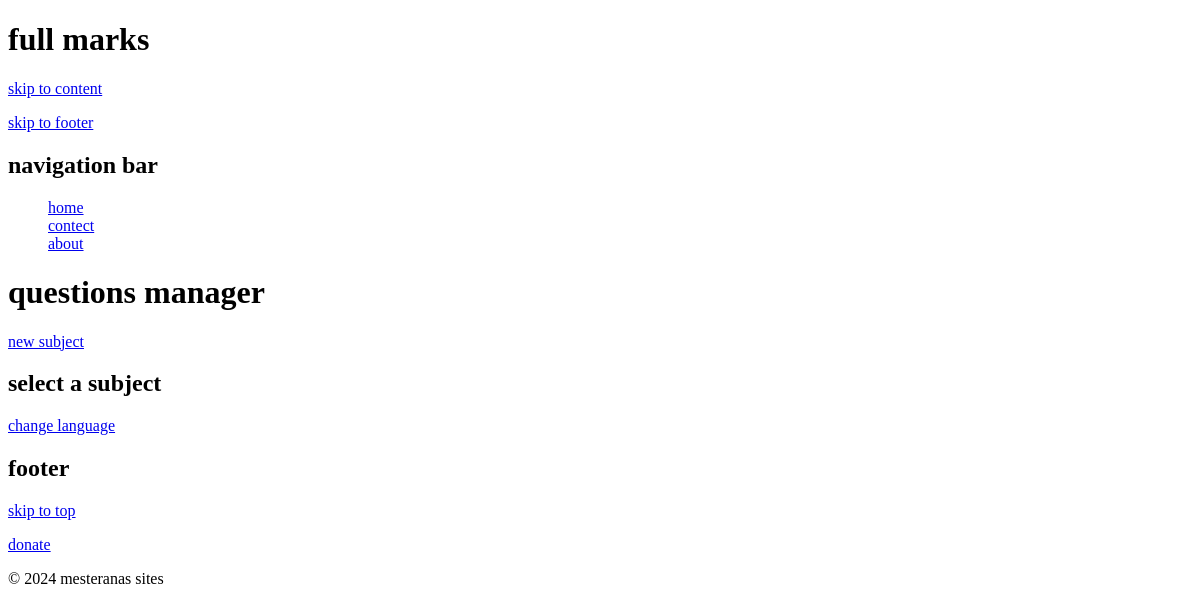
/en/questionsManager (signed in), run on an earlier commit of the app's database.
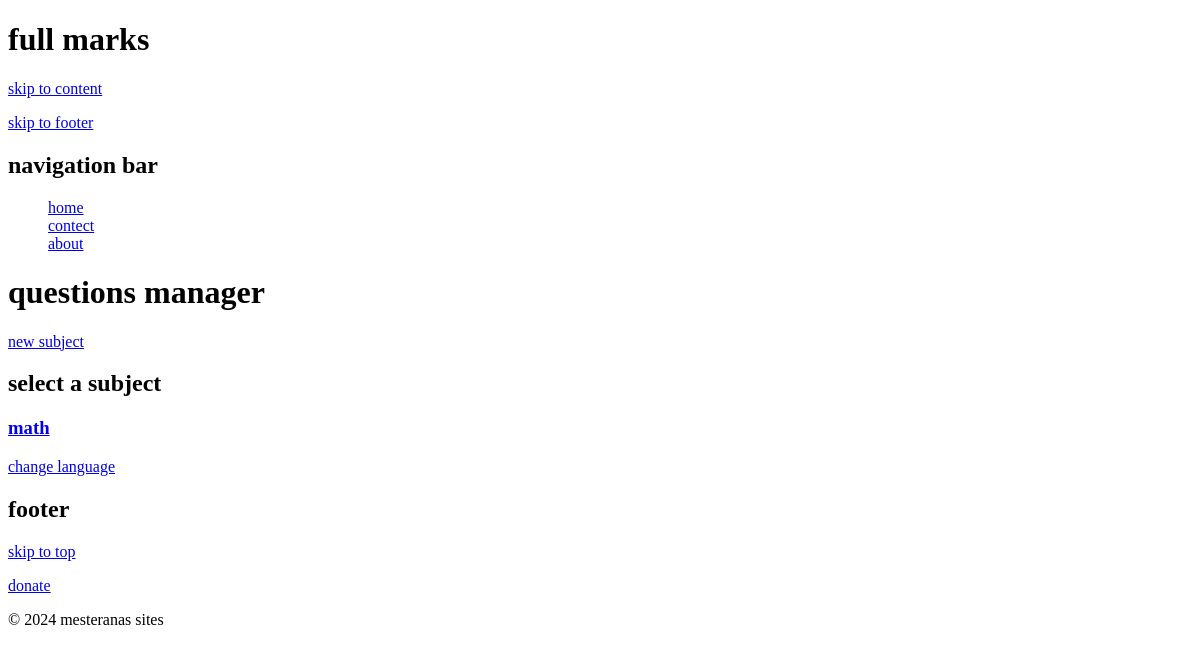
And on a later commit of the database.
### home/models.py (models this page shows, shortened)
class examSubject(models.Model):
    name=models.CharField(max_length=200)

### home/views.py (the view)
# urls.py: path("questionsManager",views.questionsManigerSubjects,name="questionsManigerSubjects"),
@login_required
def questionsManigerSubjects(r):
    subjects=models.examSubject.objects.all().order_by("-name")
    return render(r,"questionsManager/subject.html",{"subjects":subjects})

### templates/questionsManager/subject.html (shortened to what this page needs)
{% extends "home.html" %}
{% load i18n %}
{% block content%}
<h1>{% trans "questions manager"%}</h1>
<a href="{% url "questionsManagerNewSubject"%}">{% trans "new subject"%}</a>
<h2>{% trans "select a subject"%}</h2>
{%for subject in subjects%}
<h3><a href="{% url "questionsManagerCategory" subject.pk%}">{{subject.name}}</a></h3>
{% endfor%}
{% endblock%}

### templates/home.html (shortened to what this page needs)
<!DOCTYPE html>
<head>
{% load i18n %}
    <link rel="stylesheet" href="/en/static/css/stile.css">
    </head>
<body>
    <header id="header">
        <h1>full marks</h1>
        <p><a href="#content">{%trans "skip to content"%}</a></p>
        <p><a href="#footer">{%trans "skip to footer"%}</a></p>
    </header>
    <nav>
        <h2>{%trans "navigation bar"%}</h2>
        <ul class="navBar">
        <li><a href="{% url 'homePage'%}">{%trans "home"%}</a></li>
        <li><a href="{% url "contect"%}">{%trans "contect"%}</a></li>
        <li><a href="{%url "about"%}">{%trans "about"%}</a></li>
    </ul>
    </nav>
    {%block content%}{%endblock%}
    <footer id="footer">
        <a href="{%url "changeLanguage"%}">{% trans "change language"%}</a>
        <br>
        <h2>{%trans "footer"%}</h2>
        <p><a href="#header">{%trans "skip to top"%}</a></p>
        <p><a href="https://www.paypal.me/AMohammed231">{%trans "donate"%}</a></p>
    <p>&copy; 2024 mesteranas sites</p>
    </footer>
</body>
</html>

### static/css/stile.css (style rules this page uses)
.navBar { list-style-type: none;color: red; }

What changed in the data, as far as the page shows it:
added examSubject: name "math"
